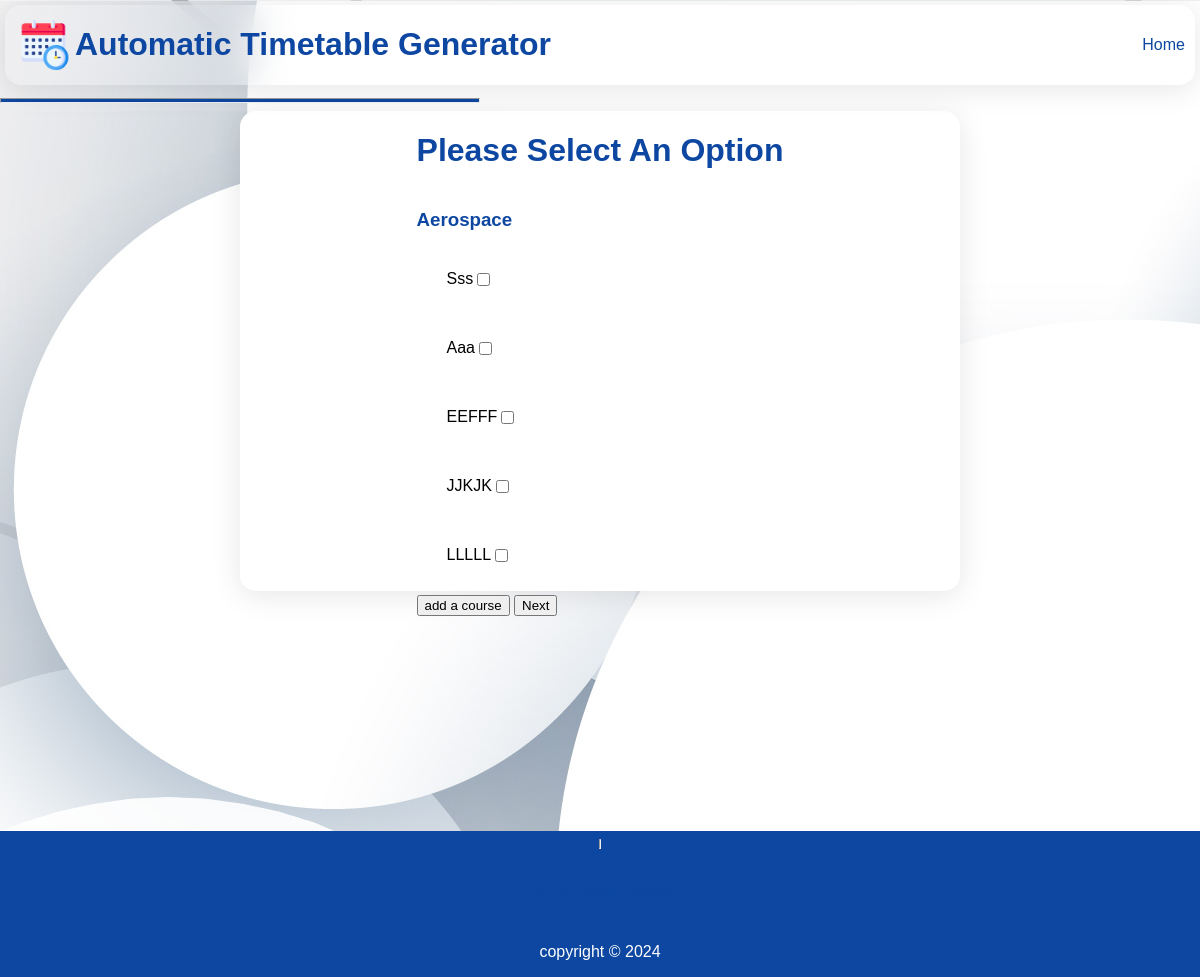
Page /abelamarteifio@gmail.com/aore/1 on the committed database.
### webversion/models.py (models this page shows, shortened)
class Department(models.Model):
    name = models.CharField(max_length=255, null=True)
    code = models.CharField(max_length=50, null=True)
    college_main = models.ForeignKey("College", on_delete=models.CASCADE, related_name="department_college", null=True)
    college = models.CharField(max_length=255, null=True)
    max_yg = models.PositiveSmallIntegerField(default=4, null=True)
    creator = models.ForeignKey(UserAccount, on_delete=models.CASCADE, related_name="department_creator", null=True)
    limited = models.BooleanField(null=True)

class Course(models.Model):
    code = models.CharField(max_length=15)
    name = models.CharField(max_length=255, null=True)
    lecturer = models.ForeignKey("Lecturer", on_delete=models.CASCADE, related_name="alecturer", null=True)
    department = models.ForeignKey("Department", on_delete=models.CASCADE, related_name="adepartment", null=True)
    hours = models.PositiveSmallIntegerField(default=2, null=True)
    has_labs = models.BooleanField(default=False, null=True)
    is_contiguous_class_time = models.BooleanField(default=False, null=True)
    is_lab_only = models.BooleanField(default=False, null=True)
    is_elective = models.BooleanField(default=False, null=True)
    lab_hours = models.PositiveSmallIntegerField(default=0, null=True)
    is_contiguous_lab_time = models.BooleanField(default=0, null=True)
    year_group = models.PositiveSmallIntegerField(null=True)
    estimated_class_size = models.PositiveIntegerField(default=200, null=True)
    creator = models.ForeignKey(UserAccount, on_delete=models.CASCADE, related_name="course_creator", null=True)
    exam_size = models.PositiveIntegerField(null=True)

### webversion/views.py (the view)
# urls.py: path("<str:email>/aore/<str:college_id>", views.aore, name="aore"),
def aore(request, email, college_id):
    college = College.objects.get(id=college_id)
    user_id = UserAccount.objects.get(email=email).id
    template = loader.get_template("aore.html")
    departments = Department.objects.filter(college_main_id=college.id).order_by("name")
    current_department = departments.first()
    courses = Course.objects.filter(creator_id=user_id, department_id=current_department.id)
    context = {
        "departments":departments, "courses":courses, "college":college,
        "department":current_department,
    }
    return HttpResponse(template.render(context, request))

### webversion/Templates/aore.html (shortened to what this page needs)
{% extends "main.html" %}
{% load static %}
{% block content %}
<div class="aorePage">
    <div>
        <h1>Please select an option</h1>
        <div class="aoreDept">
            <form action="">
                <h3>{{department.name}}</h3>
                {% for course in courses %}
                    <div>
                        <label for="{{course.code}}">{{course.code}}</label>
                        <input type="checkbox" value="true" name="{{course.code}}" id="" />
                    </div>
                {% endfor %}
                <button>add a course</button>
                <button>Next</button>
            </form>
        </div>
    </div>
</div>
{% endblock %}

### webversion/static/style.css (style rules this page uses)
* { box-sizing: border-box; font-family: Arial; max-width: 100%; text-decoration: none; list-style: none; }
h1, h2, h3,h4 { color: #0d47a1; }
body { display: flex; flex-direction: column; margin: 0; background-image: url('circles.png'); background-attachment: fixed; background-repeat: no-repeat; }
.aorePage { width: 60%; margin: auto; display: flex; flex-direction: column; justify-content: center; align-items: center; background: #fff; border-radius: 16px; box-shadow: 0 4px 30px rgba(0, 0, 0, 0.1); backdrop-filter: blur(11.6px); -webkit-backdrop-filter: blur(11.6px); }
.aorePage form div { padding: 20px; margin: 10px; display: flex; flex-direction: row; }
.aoreDept { height: 400px; display: flex; flex-direction: column; }
.aoreDept form div { display: flex; flex-direction: row; }

### rows in the picture
Department: name "Aerospace"
Course: code "Sss"
Course: code "Aaa"
Course: code "EEFFF"
Course: code "JJKJK"
Course: code "LLLLL"
